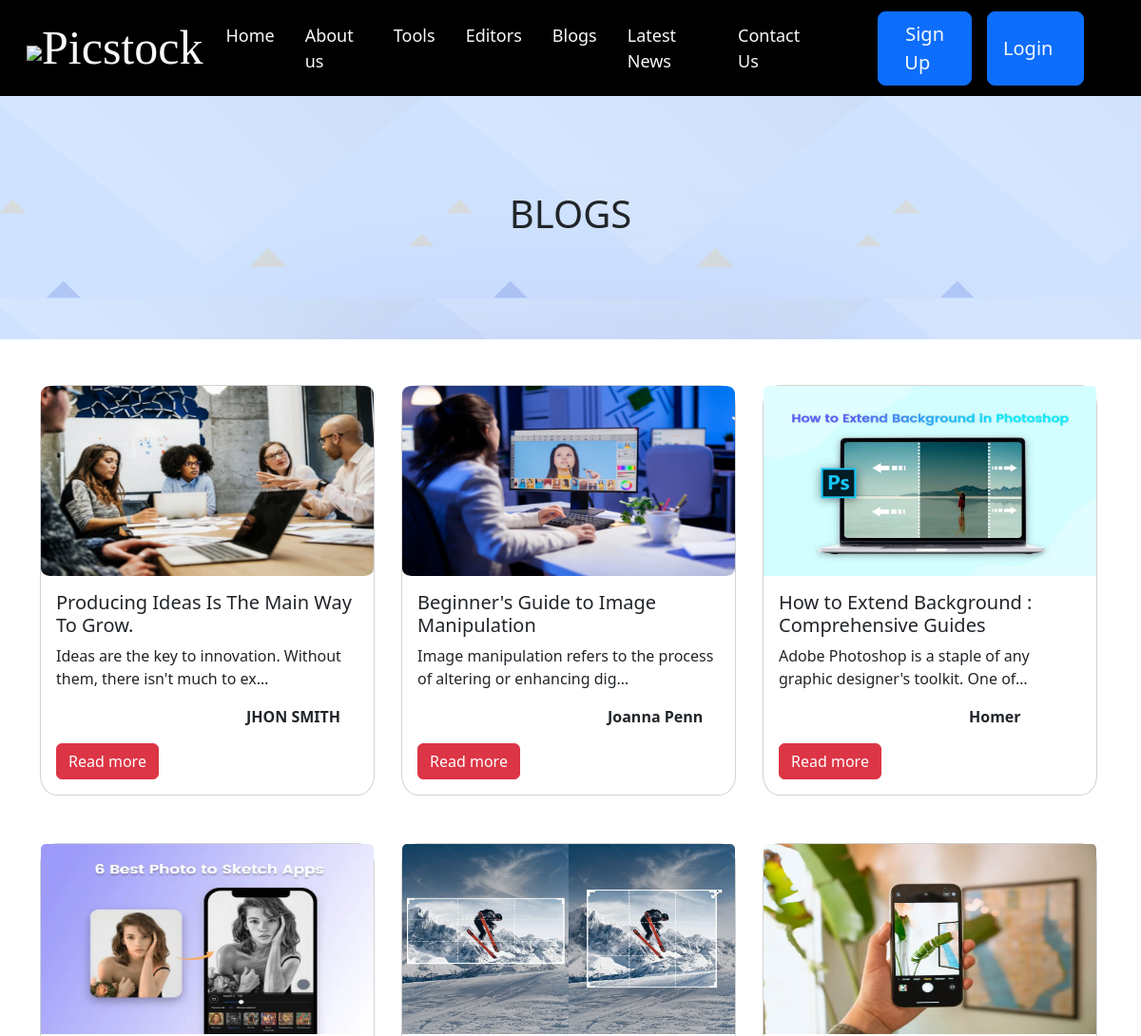
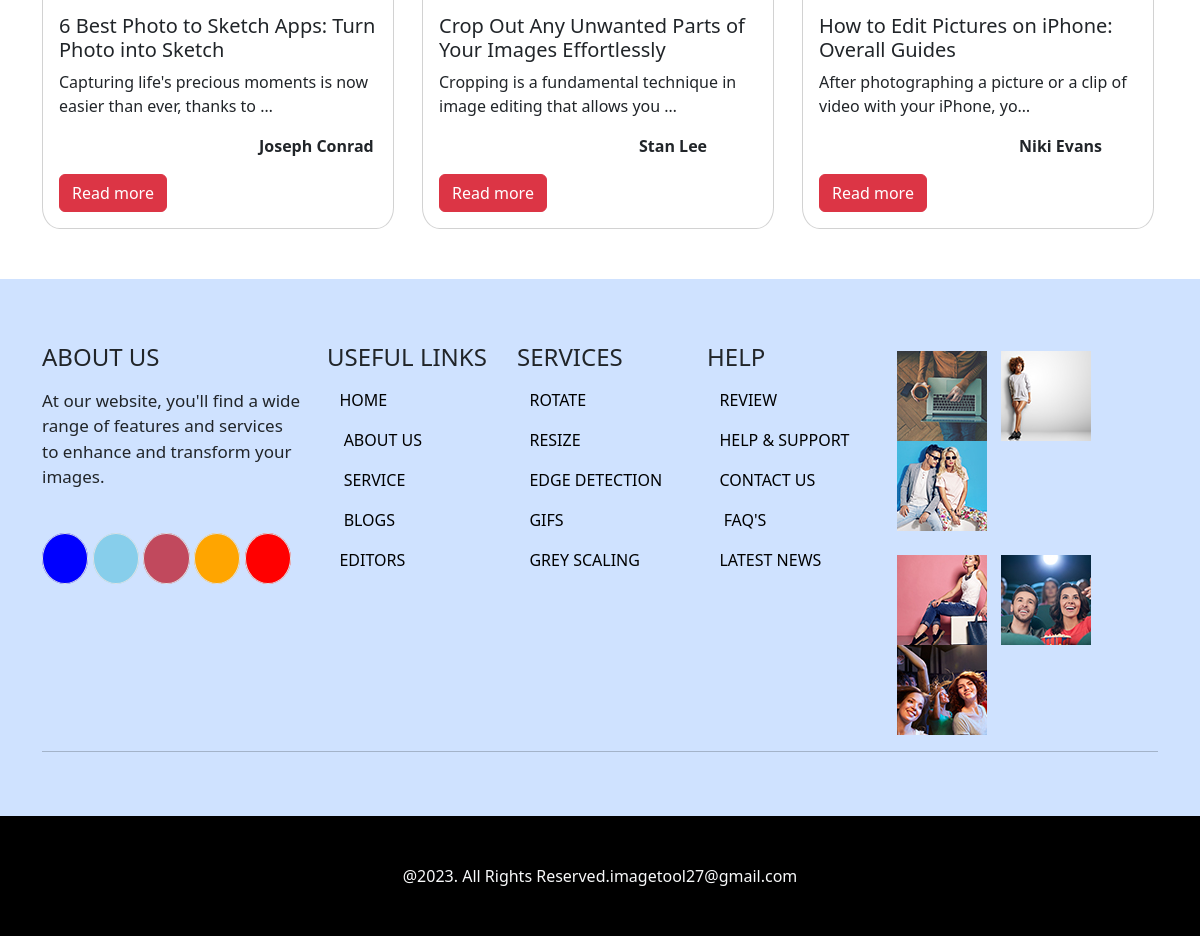
Screenshot of /Article with the database file from the repository (2 pictures, top to bottom).
### imageapp/models.py (models this page shows, shortened)
class article(models.Model):
    title=models.CharField(max_length=1000)
    description=models.TextField()
    Image=models.ImageField(upload_to="data", default=None)
    Writter=models.CharField(max_length=1000)

### imageapp/views.py (the view)
# urls.py: path('Article',views.arti,name="article"),
def arti(request):
        data=article.objects.all()
        return render(request,'articles.html',{'data':data})

### templates/articles.html
{% extends 'base.html' %}
{% block content %}
{% load static %}
<section class=" text-dark bg-primary-subtle" style="background-image: url({%static 'images/color1.png' %});background-size: cover;">
    <div class="row" style="background-image: url({%static 'images/tri.png' %});">
        <div class="col-md-12" >
        <center><h1 style="margin-top:50px;padding-top:50px;padding-bottom: 100px;">BLOGS</h1>
        </div>
    </section>
    <div class="container">
        <div class="row mt-5">
            {% for i in data%}
            <div class="col-md-4">
    <div class="card" style="width: 22rem;margin-bottom:50px;border-radius: 5%;">
        <img src="{{i.Image.url}}" class="card-img-top" alt="..." height="200px">
        <div class="card-body">
          <h5 class="card-title" >{{i.title}}</h5>
          <p class="card-text">{{i.description|truncatechars:70}}</p>
          <p class="card-text " style="margin-left: 200px;" ><b>{{i.Writter}}</b></p>
          <a href="{% url 'detailblog' id=i.id %}" class="btn btn-danger">Read more</a>
        </div>
        </div>
      </div>
      {% endfor %}
      </div>
      </div>
{% endblock %}

### templates/base.html (shortened to what this page needs)
{% load static %}
<!DOCTYPE html>
<html lang="en">
<head>
    <link rel="stylesheet" href="{%static 'css/bootstrap.min.css' %}">
    <link rel="stylesheet" href="{%static 'icofont/icofont.min.css' %}">
    <link rel="stylesheet" href="https://cdn.rawgit.com/michalsnik/aos/2.0.4/dist/aos.css">
  </head>
<body>
 <nav class="navbar navbar-expand-lg  sticky-top" style="background-color:black;">
     <div class="container-fluid">
       <a class="navbar-brand ps-3 text-light" href="#" style="font-size:50px;font-family: 'Kalam', cursive;"><img src="{%static 'images/log.png '%}" height="50px">Picstock</a>
       <div class="collapse navbar-collapse" id="navbarSupportedContent">
         <ul class="navbar-nav ms-auto mb-2 mb-lg-0" style="font-size:18px;">
           <li class="nav-item">
             <a class=" ab nav-link text-light active me-3"  aria-current="page" href="{% url 'Index' %}">Home</a>
           </li>
           <li class="nav-item">
             <a class="nav-link text-light me-3" href="{% url 'about' %}">About us</a>
           </li>
           <li class="nav-item">
            <a class="nav-link text-light me-3" href="{% url 'tool' %}">Tools</a>
          </li>
          <li class="nav-item">
            <a class="nav-link text-light me-3" href="{% url 'editors' %}">Editors</a>
          </li>
          <li class="nav-item">
            <a class="nav-link text-light me-3" href="{% url 'article' %}">Blogs</a>
          </li>
           <li class="nav-item">
            <a class="nav-link text-light me-3" href="{% url 'news' %}">Latest News</a>
          </li>
          <li class="nav-item">
            <a class="nav-link text-light me-3" href="{% url 'contactus' %}">Contact Us</a>
          </li>
         </ul>
         <form class="d-flex" role="search">
       <button class="btn btn-primary text-light ms-5   btn-lg" type="submit">     <a href="{% url 'Signup' %}" class=" text-light" style="text-decoration: none;"  > Sign Up</a><i class="icofont-curved-right"></i></button>
      <button class="btn btn-primary text-light ms-3 me-5  btn-lg" type="submit">          <a href="{% url 'Login' %}" class="text-light" style="text-decoration: none;"> Login</a><i class="icofont-curved-right"></i></button>
         </form>
       </div>
     </div>
   </nav>
    {% block content %}
    {% endblock %}
<footer class="bg-primary-subtle">
  <div class="container">
  <div class="row bg-primary-subtle text-dark">
      <div class="col-md-3 pt-5">
          <h4 class="mb-3 mt-3" >ABOUT US</h4>
             <p style="font-size:17px;"> At our website, you'll find a wide<br> range of features and services to enhance and transform your images. </p>
             <p class="pb-4"></p>
<a href="https://www.facebook.com/" target="_blank" style="text-decoration: none;color:white"><i class="icofont-facebook border p-3 rounded-circle " style="background:blue;color:white"></i></a>
 <a href="https://twitter.com/i/flow/login?redirect_after_login=%2F" target="_blank" style="text-decoration: none;color:white"><i class="icofont-twitter border p-3 rounded-circle " style="background:skyblue;"></i></a>
 <a href="https://www.instagram.com/?hl=en" target="_blank" style="text-decoration: none;color:white"><i class="icofont-instagram border p-3 rounded-circle " style="background:rgb(193, 73, 93);color:white;"></i></a>
  <a href="https://www.linkedin.com/login" target="_blank" style="text-decoration: none;color:white"><i class="icofont-linkedin border p-3 rounded-circle " style="background:orange;"></i></a>
    <a href="https://mail.google.com/mail/u/0/?login#inbox" target="_blank" style="text-decoration: none;color:white"><i class="icofont-ui-message border p-3 rounded-circle " style="background:red;color:white"></i></a><br><br>
      </div>
      <div class="col-md-2 pt-5">
          <h4 class="mb-3 mt-3" >USEFUL LINKS</h4>
          <p><i class="icofont-caret-right"></i><a href="{% url 'Index' %}"  id="ab">HOME</p></a>
          <p><i class="icofont-caret-right"></i><a href="{% url 'about' %}"  id="ab"> ABOUT US</p></a>
          <p><i class="icofont-caret-right"></i><a href="{% url 'tool' %}"  id="ab"> SERVICE</p></a>
          <p><i class="icofont-caret-right"></i><a href="{% url 'article' %}" id="ab" > BLOGS</p></a>
          <p><i class="icofont-caret-right"></i><a href="{% url 'editors' %}"  id="ab">EDITORS</p></a>
      </div>
      <div class="col-md-2 pt-5">
          <h4 class="mb-3 mt-3" >SERVICES</h4>
          <p><i class="icofont-caret-right"></i><a href="{% url 'tool' %}"  id="ab">ROTATE </p></a>
          <p><i class="icofont-caret-right"></i><a href="{% url 'tool' %}"  id="ab">RESIZE</p></a>
          <p><i class="icofont-caret-right"></i><a href="{% url 'tool' %}"  id="ab">EDGE DETECTION </p></a>
          <p><i class="icofont-caret-right"></i><a href="{% url 'tool' %}"  id="ab">GIFS </p></a>
          <p><i class="icofont-caret-right"></i><a href="{% url 'tool' %}"  id="ab">GREY SCALING </p></a>
      </div>
      <div class="col-md-2 pt-5">
          <h4 class="mb-3 mt-3 " >HELP</h4>
          <p><i class="icofont-caret-right"></i><a href="{% url 'Login' %}"  id="ab">REVIEW</p></a>
          <p><i class="icofont-caret-right"></i><a href="{% url 'Login' %}"  id="ab">HELP & SUPPORT </p></a>
          <p><i class="icofont-caret-right"></i><a href="{% url 'contactus' %}"  id="ab">CONTACT US</p></a>
          <p><i class="icofont-caret-right"></i><a href="{% url 'faq' %}"  id="ab"> FAQ'S</p></a>
          <p><i class="icofont-caret-right"></i><a href="{% url 'news' %}"  id="ab">LATEST NEWS</p></a>
      </div>
      <div class="col-md-3 pt-5" >
          <img src="{%static 'images/foot1.png' %}" data-aos="fade-up-right" style="margin-right:10px;" >
          <img src="{%static 'images/foot2.png' %}" data-aos="fade-up-right" style="margin-right: 10px;">
          <img src="{%static 'images/foot3.png' %}" data-aos="fade-up-right"><br><br>
          <img src="{%static 'images/foot4.png' %}" data-aos="fade-up-right" style="margin-right:10px;">
          <img src="{%static 'images/foot5.png' %}" data-aos="fade-up-right" style="margin-right:10px;">
          <img src="{%static 'images/foot6.png' %}" data-aos="fade-up-right">
  </div>
  </div>
  <hr>
  </div><br><br>
 <div class="row text-light" style="background:black">
  <center>  <div class="col-md-6 pt-5 pb-5">@2023. All Rights Reserved.imagetool27@gmail.com</div></center>
</body>
</html>

### templates/base.html (style rules this page uses)
#ab { text-decoration: none;color:black }

### rows the page displays
article: Image (picture), title "Producing Ideas Is The Main Way To Grow.", description "Ideas are the key to innovation. Without them, there isn't much to ex…", Writter "JHON SMITH"
article: Image (picture), title "Beginner's Guide to Image Manipulation", description "Image manipulation refers to the process of altering or enhancing dig…", Writter "Joanna Penn"
article: Image (picture), title "How to Extend Background : Comprehensive Guides", description "Adobe Photoshop is a staple of any graphic designer's toolkit. One of…", Writter "Homer"
article: Image (picture), title "6 Best Photo to Sketch Apps: Turn Photo into Sketch", description "Capturing life's precious moments is now easier than ever, thanks to …", Writter "Joseph Conrad"
article: Image (picture), title "Crop Out Any Unwanted Parts of Your Images Effortlessly", description "Cropping is a fundamental technique in image editing that allows you …", Writter "Stan Lee"
article: Image (picture), title "How to Edit Pictures on iPhone: Overall Guides", description "After photographing a picture or a clip of video with your iPhone, yo…", Writter "Niki Evans"
